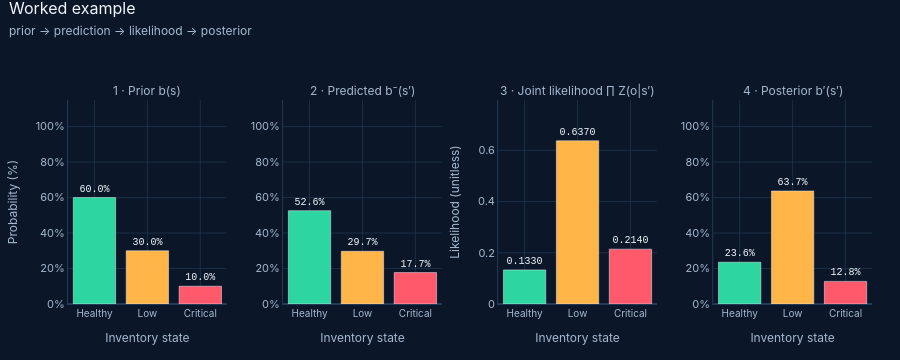

Notebook source saved alongside this figure:
### Code cell
show(viz.fig_bayes_explorer(update.prior, update.predicted, update.joint_likelihood, update.posterior,
                            title="Worked example: prior → prediction → likelihood → posterior"),
     "05_bayes_worked_example")

### Figure 1 — Plotly figure (JSON) as saved in the notebook; plotly's stock layout.template omitted (floating-point values rounded to 4 significant figures)
{"data": [{"cliponaxis": false, "hovertemplate": "%{x}: %{text}<extra></extra>", "marker": {"color": ["#2DD6A0", "#FFB547", "#FF596B"]}, "showlegend": false, "text": ["60.0%", "30.0%", "10.0%"], "textfont": {"family": "'IBM Plex Mono', Consolas, 'Courier New', monospace", "size": 10}, "textposition": "outside", "type": "bar", "x": ["Healthy", "Low", "Critical"], "xaxis": "x", "y": [60.0, 30.0, 10.0], "yaxis": "y"}, {"cliponaxis": false, "hovertemplate": "%{x}: %{text}<extra></extra>", "marker": {"color": ["#2DD6A0", "#FFB547", "#FF596B"]}, "showlegend": false, "text": ["52.6%", "29.7%", "17.7%"], "textfont": {"family": "'IBM Plex Mono', Consolas, 'Courier New', monospace", "size": 10}, "textposition": "outside", "type": "bar", "x": ["Healthy", "Low", "Critical"], "xaxis": "x2", "y": [52.6, 29.7, 17.7], "yaxis": "y2"}, {"cliponaxis": false, "hovertemplate": "%{x}: %{text}<extra></extra>", "marker": {"color": ["#2DD6A0", "#FFB547", "#FF596B"]}, "showlegend": false, "text": ["0.1330", "0.6370", "0.2140"], "textfont": {"family": "'IBM Plex Mono', Consolas, 'Courier New', monospace", "size": 10}, "textposition": "outside", "type": "bar", "x": ["Healthy", "Low", "Critical"], "xaxis": "x3", "y": [0.133, 0.637, 0.214], "yaxis": "y3"}, {"cliponaxis": false, "hovertemplate": "%{x}: %{text}<extra></extra>", "marker": {"color": ["#2DD6A0", "#FFB547", "#FF596B"]}, "showlegend": false, "text": ["23.6%", "63.7%", "12.8%"], "textfont": {"family": "'IBM Plex Mono', Consolas, 'Courier New', monospace", "size": 10}, "textposition": "outside", "type": "bar", "x": ["Healthy", "Low", "Critical"], "xaxis": "x4", "y": [23.55, 63.69, 12.75], "yaxis": "y4"}], "layout": {"annotations": [{"font": {"color": "#A6B9D0", "family": "Inter, Manrope, 'Segoe UI', Arial, sans-serif", "size": 12}, "showarrow": false, "text": "1 · Prior b(s)", "x": 0.09875, "xanchor": "center", "xref": "paper", "y": 1.0, "yanchor": "bottom", "yref": "paper"}, {"font": {"color": "#A6B9D0", "family": "Inter, Manrope, 'Segoe UI', Arial, sans-serif", "size": 12}, "showarrow": false, "text": "2 · Predicted b⁻(s′)", "x": 0.3663, "xanchor": "center", "xref": "paper", "y": 1.0, "yanchor": "bottom", "yref": "paper"}, {"font": {"color": "#A6B9D0", "family": "Inter, Manrope, 'Segoe UI', Arial, sans-serif", "size": 12}, "showarrow": false, "text": "3 · Joint likelihood ∏ Z(o|s′)", "x": 0.6338, "xanchor": "center", "xref": "paper", "y": 1.0, "yanchor": "bottom", "yref": "paper"}, {"font": {"color": "#A6B9D0", "family": "Inter, Manrope, 'Segoe UI', Arial, sans-serif", "size": 12}, "showarrow": false, "text": "4 · Posterior b′(s′)", "x": 0.9012, "xanchor": "center", "xref": "paper", "y": 1.0, "yanchor": "bottom", "yref": "paper"}], "font": {"color": "#F2F7FF", "family": "Inter, Manrope, 'Segoe UI', Arial, sans-serif", "size": 12}, "height": 360, "hoverlabel": {"bgcolor": "#10243A", "bordercolor": "#233B56", "font": {"color": "#F2F7FF", "family": "'IBM Plex Mono', Consolas, 'Courier New', monospace", "size": 12}}, "legend": {"bgcolor": "rgba(0,0,0,0)", "font": {"color": "#A6B9D0", "size": 11}, "orientation": "h", "x": 0.0, "xanchor": "left", "y": -0.24, "yanchor": "top"}, "margin": {"b": 56, "l": 64, "r": 28, "t": 100}, "paper_bgcolor": "#0B1728", "plot_bgcolor": "#0B1728", "showlegend": false, "title": {"font": {"color": "#F2F7FF", "family": "'Space Grotesk', Inter, 'Segoe UI', Arial, sans-serif", "size": 16}, "pad": {"t": 14}, "text": "Worked example<br><span style='font-size:12px;color:#A6B9D0'>prior → prediction → likelihood → posterior</span>", "x": 0.01, "xanchor": "left", "y": 1.0, "yanchor": "top", "yref": "container"}, "xaxis": {"anchor": "y", "automargin": true, "domain": [0.0, 0.1975], "gridcolor": "rgba(35,59,86,0.65)", "linecolor": "#233B56", "tickfont": {"color": "#A6B9D0", "size": 10}, "title": {"font": {"color": "#A6B9D0", "size": 12}, "text": "Inventory state"}, "zerolinecolor": "#233B56"}, "xaxis2": {"anchor": "y2", "automargin": true, "domain": [0.2675, 0.465], "gridcolor": "rgba(35,59,86,0.65)", "linecolor": "#233B56", "tickfont": {"color": "#A6B9D0", "size": 10}, "title": {"font": {"color": "#A6B9D0", "size": 12}, "text": "Inventory state"}, "zerolinecolor": "#233B56"}, "xaxis3": {"anchor": "y3", "automargin": true, "domain": [0.535, 0.7325], "gridcolor": "rgba(35,59,86,0.65)", "linecolor": "#233B56", "tickfont": {"color": "#A6B9D0", "size": 10}, "title": {"font": {"color": "#A6B9D0", "size": 12}, "text": "Inventory state"}, "zerolinecolor": "#233B56"}, "xaxis4": {"anchor": "y4", "automargin": true, "domain": [0.8025, 1.0], "gridcolor": "rgba(35,59,86,0.65)", "linecolor": "#233B56", "tickfont": {"color": "#A6B9D0", "size": 10}, "title": {"font": {"color": "#A6B9D0", "size": 12}, "text": "Inventory state"}, "zerolinecolor": "#233B56"}, "yaxis": {"anchor": "x", "automargin": true, "domain": [0.0, 1.0], "gridcolor": "rgba(35,59,86,0.65)", "linecolor": "#233B56", "range": [0, 115], "tickfont": {"color": "#A6B9D0", "size": 11}, "ticksuffix": "%", "title": {"font": {"color": "#A6B9D0", "size": 12}, "text": "Probability (%)"}, "zerolinecolor": "#233B56"}, "yaxis2": {"anchor": "x2", "automargin": true, "domain": [0.0, 1.0], "gridcolor": "rgba(35,59,86,0.65)", "linecolor": "#233B56", "range": [0, 115], "tickfont": {"color": "#A6B9D0", "size": 11}, "ticksuffix": "%", "title": {"font": {"color": "#A6B9D0", "size": 12}}, "zerolinecolor": "#233B56"}, "yaxis3": {"anchor": "x3", "automargin": true, "domain": [0.0, 1.0], "gridcolor": "rgba(35,59,86,0.65)", "linecolor": "#233B56", "range": [0, 0.7963], "tickfont": {"color": "#A6B9D0", "size": 11}, "ticksuffix": "", "title": {"font": {"color": "#A6B9D0", "size": 12}, "text": "Likelihood (unitless)"}, "zerolinecolor": "#233B56"}, "yaxis4": {"anchor": "x4", "automargin": true, "domain": [0.0, 1.0], "gridcolor": "rgba(35,59,86,0.65)", "linecolor": "#233B56", "range": [0, 115], "tickfont": {"color": "#A6B9D0", "size": 11}, "ticksuffix": "%", "title": {"font": {"color": "#A6B9D0", "size": 12}}, "zerolinecolor": "#233B56"}}}
